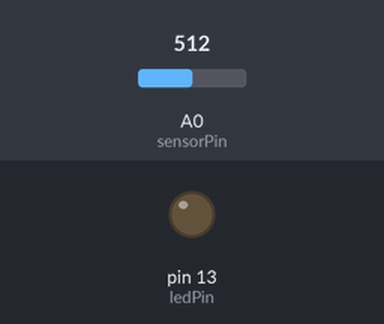
The sketch below on a simulated Arduino Uno, built with avr-gcc and run on an emulated ATmega328P. Shown: output pins drawn as LEDs (lit = HIGH). The test bench sets the inputs (shaded band); at power-on: A0 (sensorPin) = 512.

Above: at 1.2 s.
1.3 s: A0 (sensorPin) set to 27
2.8 s: A0 (sensorPin) set to 22
At 3.8 s:
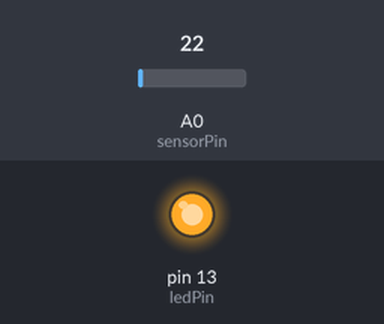
4.3 s: A0 (sensorPin) set to 122
At 5.2 s:
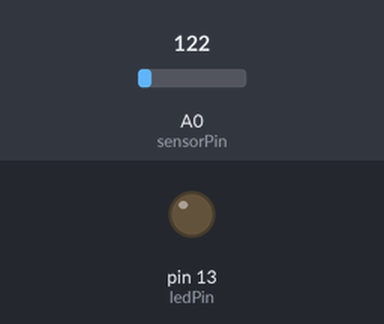
5.8 s: A0 (sensorPin) set to 15
At 6.5 s:
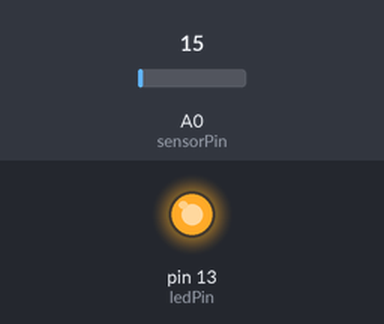
Timing chart, 0 to 8.3 s (numbered marks = the images above; inputs shaded):
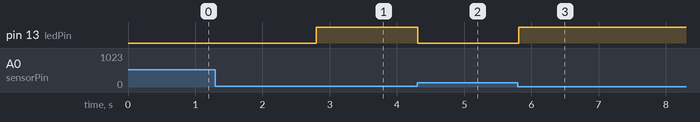

The sketch:

led-in-dark-sketch.ino
```cpp
int sensorPin = A0;
int ledPin = 13;
int sensorValue = 0;

void setup() {
  pinMode(ledPin, OUTPUT);
}

void loop() {
  sensorValue = analogRead(sensorPin);
  if ( sensorValue < 25 ) {
   digitalWrite(ledPin, HIGH);
  } else {
   digitalWrite(ledPin, LOW);
  }
  delay(30);
}
```

Measured:
- the behaviour switches between 25 and 24 on A0 (sensorPin) (found by bisection; images 0 and 1)
- after the input at 1.3 s, every drawn part: stays the same
- after the input at 2.8 s, pin 13 (ledPin): LOW → HIGH at once
- after the input at 4.3 s, pin 13 (ledPin): HIGH → LOW at once
- after the input at 5.8 s, pin 13 (ledPin): LOW → HIGH at once
